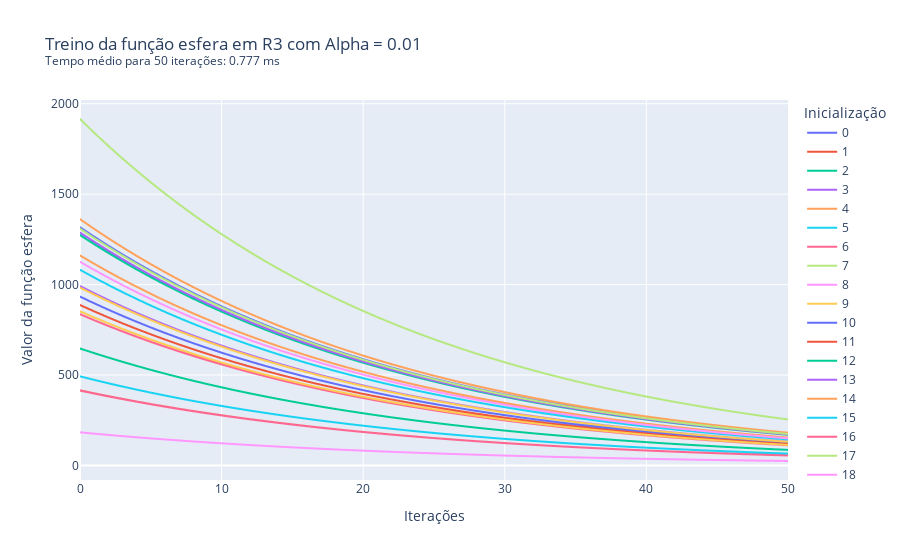

This figure's notebook cell:
### Markdown cell above
Caso 1.2.2: $\alpha$ = 0.01

### Code cell
av03.treina_gradiente(1e-2, 3, 'esfera', 50)
